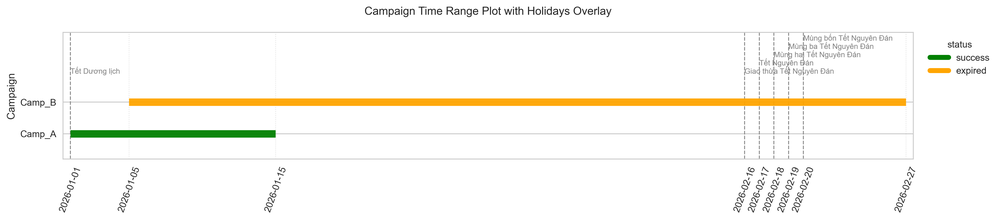
#> input picture timeline.png, 1000 x 220 px, shrunk from 4475 x 985 before the run
$ python -i plot.py   (imports and definitions only)
#> lines starting #> are read from the running program, lines starting #| are printed output that depends on the picture
from __future__ import annotations

from typing import Any, Iterable, Mapping

import matplotlib.dates as mdates
import matplotlib.pyplot as plt
import pandas as pd
from matplotlib.axes import Axes
from matplotlib.lines import Line2D
from matplotlib.ticker import FixedLocator

from .holidays_overlay import DateLike, add_vietnam_holidays


def _build_color_map(
    series: pd.Series,
    palette: dict[Any, str] | None,
) -> dict[Any, str]:
    unique_vals = list(pd.unique(series))
    cmap: dict[Any, str] = {}

    if palette:
        cmap.update(palette)

    color_cycle = plt.rcParams.get("axes.prop_cycle")
    fallback_colors = (
        color_cycle.by_key().get("color", ["C0", "C1", "C2", "C3", "C4"]) if color_cycle else ["C0", "C1", "C2", "C3", "C4"]
    )

    idx = 0
    for value in unique_vals:
        if value not in cmap:
            cmap[value] = fallback_colors[idx % len(fallback_colors)]
            idx += 1

    return cmap


def campaign_timerangeplot(
    data: pd.DataFrame,
    *,
    campaign_col: str = "campaign",
    start_col: str = "start_date",
    end_col: str = "end_date",
    hue_col: str = "status",
    palette: dict[Any, str] | None = None,
    ax: Axes | None = None,
    show_holidays: bool = True,
    holiday_years: list[int] | None = None,
    custom_holidays: Mapping[DateLike, str] | Iterable[tuple[DateLike, str]] | None = None,
    holiday_text: bool = True,
    x_tick_daily: bool = False,
    date_format: str = "%Y-%m-%d",
    linewidth: float = 8.0,
    row_height: float = 0.8,
    legend: bool = True,
    title: str | None = None,
) -> Axes:
    """Draw campaign time ranges as horizontal line segments.

    Parameters are intentionally seaborn-like: pass a DataFrame and column names.
    """
    required_cols = {campaign_col, start_col, end_col}
    missing_cols = required_cols.difference(data.columns)
    if missing_cols:
        missing = ", ".join(sorted(missing_cols))
        raise ValueError(f"Missing required columns: {missing}")

    plot_df = data.copy()
    plot_df[start_col] = pd.to_datetime(plot_df[start_col])
    plot_df[end_col] = pd.to_datetime(plot_df[end_col])

    invalid_range_mask = plot_df[end_col] < plot_df[start_col]
    if invalid_range_mask.any():
        bad_row = plot_df.loc[invalid_range_mask].iloc[0].to_dict()
        raise ValueError(
            "Found a campaign where end date is earlier than start date: "
            f"{bad_row}"
        )

    campaign_order = list(pd.unique(plot_df[campaign_col]))
    y_map = {name: idx for idx, name in enumerate(campaign_order)}
    plot_df["_y"] = plot_df[campaign_col].map(y_map)

    if hue_col in plot_df.columns:
        color_map = _build_color_map(plot_df[hue_col], palette)
        plot_df["_color"] = plot_df[hue_col].map(color_map)
    else:
        default_color = (palette or {}).get("default", "C0")
        plot_df["_color"] = default_color
        color_map = {"default": default_color}

    if ax is None:
        fig_height = max(3.0, 1.6 + len(campaign_order) * row_height)
        _, ax = plt.subplots(figsize=(15, fig_height))

    for _, row in plot_df.iterrows():
        ax.hlines(
            y=row["_y"],
            xmin=row[start_col],
            xmax=row[end_col],
            colors=row["_color"],
            linewidth=linewidth,
            alpha=0.95,
            zorder=3,
        )

    min_start = plot_df[start_col].min()
    max_end = plot_df[end_col].max()

    ax.set_yticks(list(range(len(campaign_order))))
    ax.set_yticklabels(campaign_order)
    ax.set_ylim(-0.8, len(campaign_order) - 0.2)

    ax.set_xlim(min_start - pd.Timedelta(days=0.5), max_end + pd.Timedelta(days=0.5))
    ax.grid(axis="x", linestyle=":", linewidth=0.8, alpha=0.6)
    ax.tick_params(axis="x", rotation=70)

    ax.set_xlabel("Date")
    ax.set_ylabel("Campaign")
    if title:
        ax.set_title(title)

    plotted_holiday_dates: list[pd.Timestamp] = []
    if show_holidays:
        if holiday_years is None:
            holiday_years = list(range(min_start.year, max_end.year + 1))
        plotted_holiday_dates = [
            pd.Timestamp(d) for d in add_vietnam_holidays(
            ax,
            years=holiday_years,
            start_date=min_start,
            end_date=max_end,
            custom_holidays=custom_holidays,
            text=holiday_text,
            )
        ]

    if x_tick_daily:
        ax.xaxis.set_major_locator(mdates.DayLocator(interval=1))
    else:
        key_dates: set[pd.Timestamp] = {
            *plot_df[start_col].dt.normalize().tolist(),
            *plot_df[end_col].dt.normalize().tolist(),
            *(d.normalize() for d in plotted_holiday_dates),
        }
        sorted_key_dates = sorted(key_dates)
        if sorted_key_dates:
            ax.xaxis.set_major_locator(FixedLocator(mdates.date2num(sorted_key_dates)))

    ax.xaxis.set_major_formatter(mdates.DateFormatter(date_format))

    if legend and hue_col in plot_df.columns:
        legend_handles = []
        for label, color in color_map.items():
            legend_handles.append(Line2D([0], [0], color=color, lw=linewidth / 1.5, label=str(label)))
        ax.legend(handles=legend_handles, title=hue_col, loc="upper left", bbox_to_anchor=(1.01, 1.0))

    ax.figure.tight_layout()
    return ax


def save_png(ax: Axes, path: str, *, dpi: int = 300) -> None:
    """Save an axis figure to PNG."""
    ax.figure.savefig(path, dpi=dpi, bbox_inches="tight")

>>> import cv2
>>> picture = cv2.imread('../timeline.png', cv2.IMREAD_GRAYSCALE)
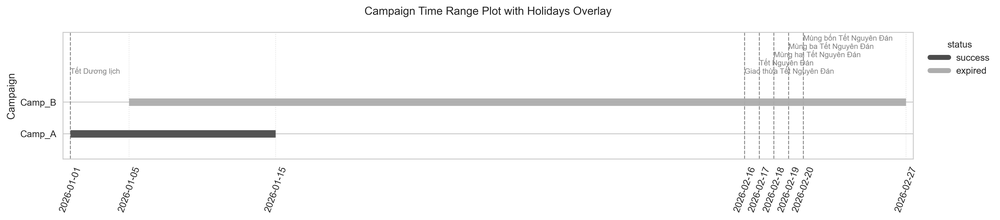
#> picture: shape (220, 1000); min 14, max 255, mean 248.1
>>> result = campaign_timerangeplot(picture)
#> (the run stopped early here; a loop or call above may not have finished)
